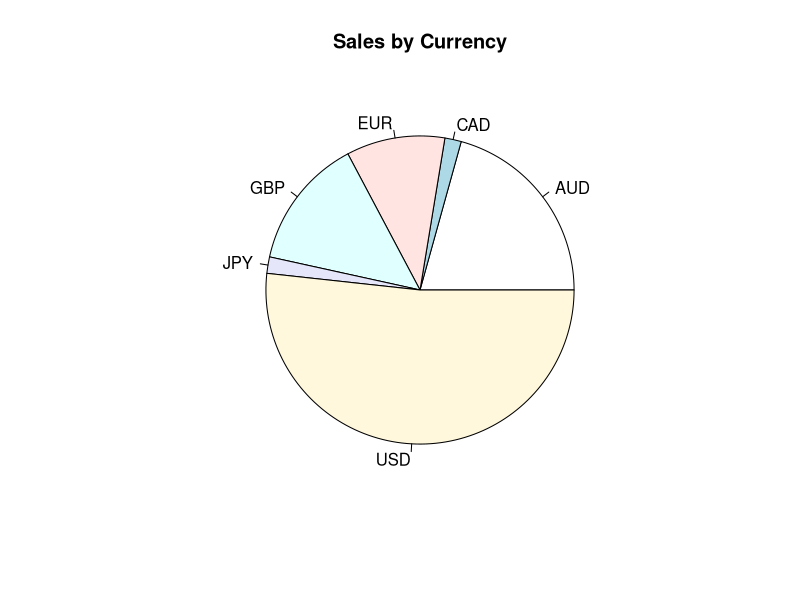
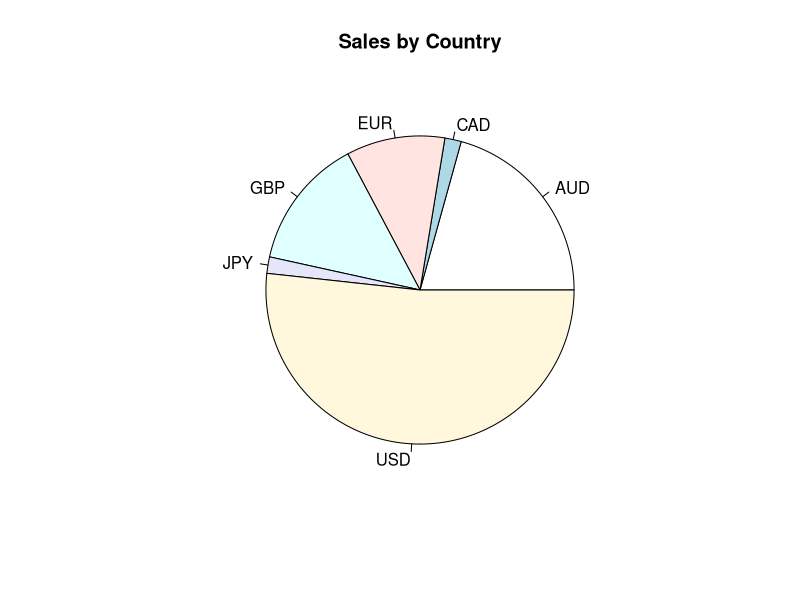

These charts were generated, in order, by the following R code:
s_all <- read.table("WeeklySales.txt", header=TRUE, sep="\t")

sale_currencies <- aggregate(s_all$Units,FUN=sum,by=list(s_all$Currency))
colnames(sale_currencies) <- c("Currency", "Count")

sale_countries <- aggregate(s_all$Units,FUN=sum,by=list(s_all$Country.Code))
colnames(sale_countries) <- c("Country", "Count")

# Pie chart of currencies & countries

png("currency_piechart.png")
pie(sale_currencies$Count, labels=sale_currencies$Currency,main="Sales by Currency")
dev.off()

png("country_piechart.png")
pie(sale_currencies$Count, labels=sale_currencies$Currency,main="Sales by Country")
dev.off()

